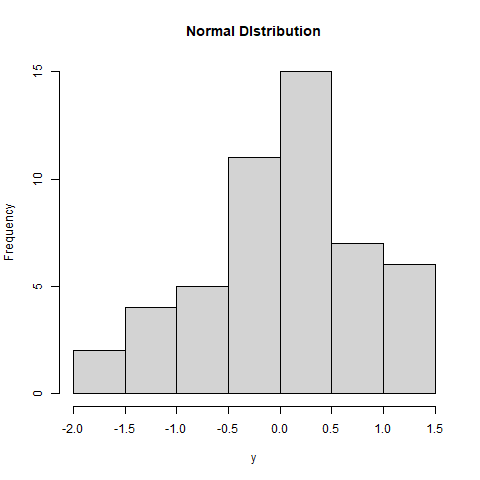

Generate this figure with R:
# Create a sample of 50 numbers which are normally distributed.
y <- rnorm(50)
# Give the chart file a name.
png(file = "rnorm.png")
# Plot the histogram for this sample.
hist(y, main = "Normal DIstribution")
# Save the file.
dev.off()
